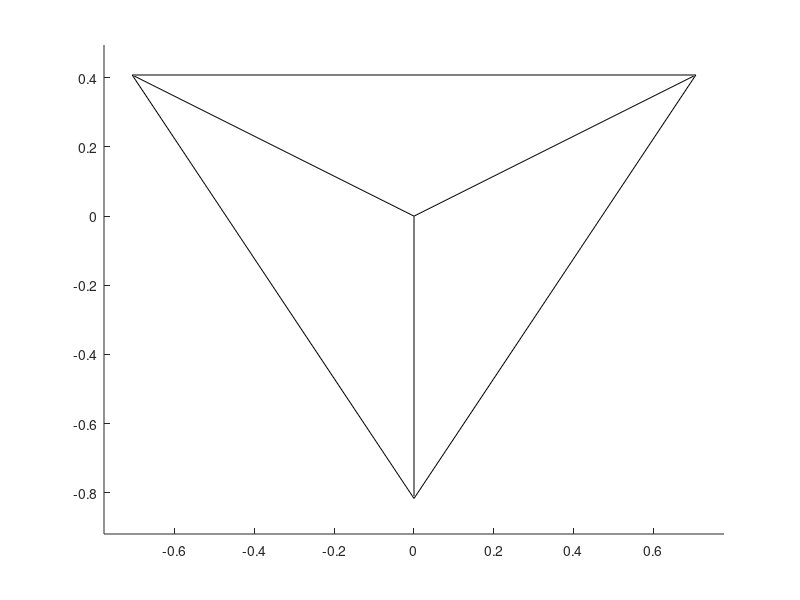

The MATLAB script that drew this image:
% This function plots the edges of the arena for n=4. i.e. the edges of a 
% regular tetrahedron with side length = sqrt(2).

function[] = boundaries()

hold on

% Set axes
axis([-1.1,1.1,-1.3,0.7,-1.3,0.6]/sqrt(2))

% Plot top edges
plot3([1,-1,0,1]/sqrt(2),[1/sqrt(3),1/sqrt(3),-2/sqrt(3),1/sqrt(3)]/sqrt(2), ...
	[1/sqrt(6),1/sqrt(6),1/sqrt(6),1/sqrt(6)]/sqrt(2),"k");

% Plot descending edges
plot3([0,1]/sqrt(2),[0,1/sqrt(3)]/sqrt(2),[-3/sqrt(6),1/sqrt(6)]/sqrt(2),"k");
plot3([0,-1]/sqrt(2),[0,1/sqrt(3)/sqrt(2)],[-3/sqrt(6),1/sqrt(6)]/sqrt(2),"k");
plot3([0,0],[0,-2/sqrt(3)/sqrt(2)],[-3/sqrt(6),1/sqrt(6)]/sqrt(2),"k");
box off
hold off	

end
